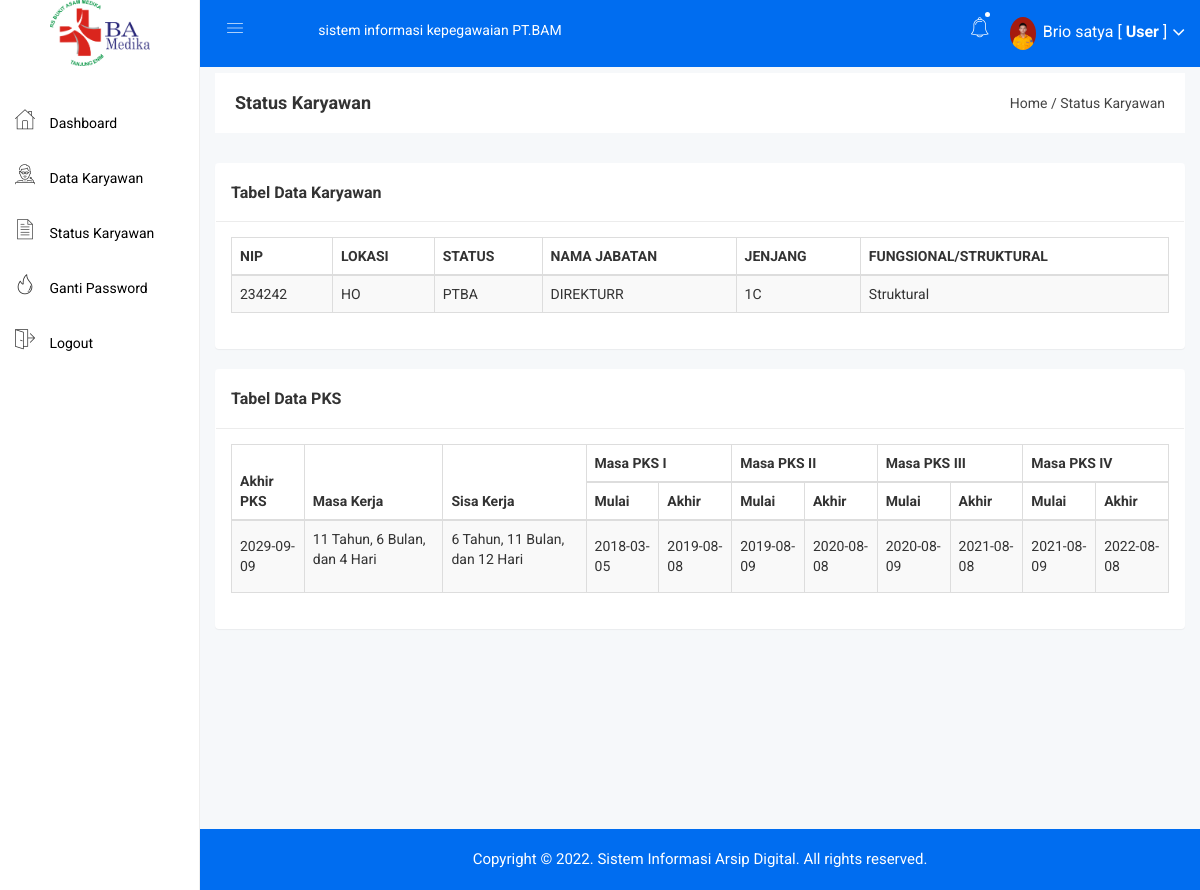
The page /user/keuangan.php (signed in) on the database as committed earlier.
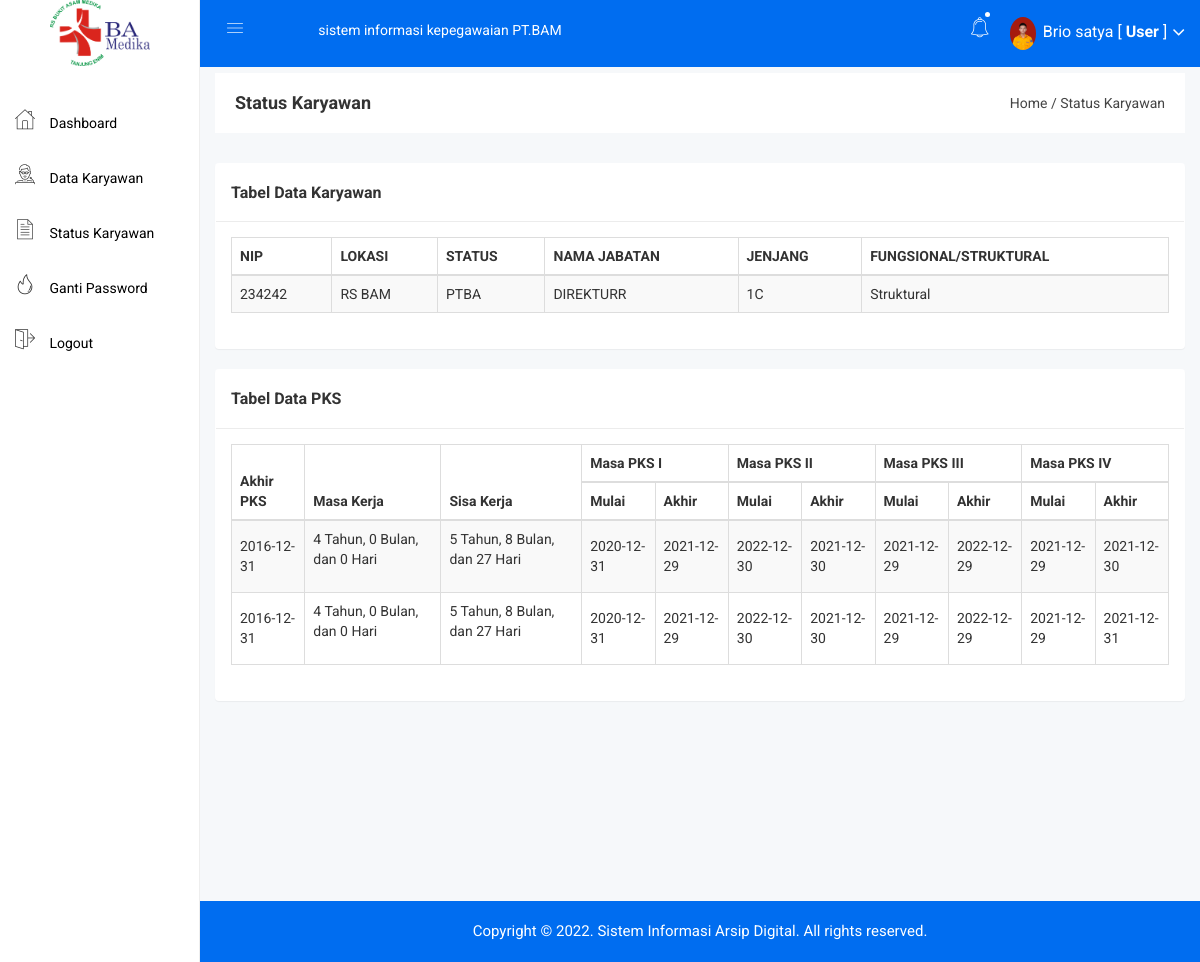
The same page on the database as committed later.
### tables this page shows
CREATE TABLE `diri` (
  `id` int(11) NOT NULL,
  `username` varchar(50) NOT NULL,
  `password` varchar(50) NOT NULL,
  `nama` varchar(100) NOT NULL,
  `tempat_lahir` varchar(50) NOT NULL,
  `tanggal_lahir` date NOT NULL,
  `goldar` varchar(5) NOT NULL,
  `nik` varchar(20) NOT NULL,
  `status_kawin` varchar(40) NOT NULL,
  `alamat` varchar(100) NOT NULL,
  `email` varchar(50) NOT NULL,
  `npwp` varchar(40) NOT NULL,
  `nip` varchar(40) NOT NULL,
  `telpon1` varchar(14) NOT NULL,
  `telpon2` varchar(14) NOT NULL,
  `bpjs` varchar(40) NOT NULL,
  `serata` varchar(40) NOT NULL,
  `jurusan` varchar(50) NOT NULL,
  `univ` varchar(60) NOT NULL,
  `id_lokasi` int(11) NOT NULL,
  `id_status` int(11) NOT NULL,
  `id_jabatan` varchar(25) NOT NULL,
  `id_jj` int(11) NOT NULL,
  `nakes` varchar(30) NOT NULL,
  `jenis_jabatan` varchar(30) NOT NULL,
  `foto` varchar(100) NOT NULL,
  `status` int(11) NOT NULL
);

CREATE TABLE `lokasi` (
  `id` int(11) NOT NULL,
  `Nama_Lokasi` varchar(100) NOT NULL
);

CREATE TABLE `status` (
  `id` int(11) NOT NULL,
  `status` varchar(100) NOT NULL
);

CREATE TABLE `jabatan` (
  `Kode_Jabatan` varchar(25) NOT NULL,
  `Nama_Jabatan` varchar(50) NOT NULL
);

CREATE TABLE `jenjang` (
  `id` int(11) NOT NULL,
  `jenjang` varchar(25) NOT NULL
);

CREATE TABLE `pks` (
  `id` int(11) NOT NULL,
  `id_diri` int(11) NOT NULL,
  `mulai1` date NOT NULL,
  `mulai2` date NOT NULL,
  `mulai3` date NOT NULL,
  `mulai4` date NOT NULL,
  `akhir1` date NOT NULL,
  `akhir2` date NOT NULL,
  `akhir3` date NOT NULL,
  `akhir4` date NOT NULL,
  `akhir_pks` date NOT NULL
);

### user/keuangan.php (the view, shortened to what the changed rows need)
<?php include 'header.php'; ?>
<div class="container-fluid">
    <div class="panel panel">
        <div class="panel-body">
            <table id="table" class="table table-bordered table-striped table-hover ">
                <thead>
                    <tr>
                        <th>NIP</th>
                        <th>LOKASI</th>
                        <th>STATUS</th>
                        <th>NAMA JABATAN</th>
                        <th>JENJANG</th>
                        <th>FUNGSIONAL/STRUKTURAL</th>
                    </tr>
                </thead>
                <tbody>
                    <?php
                     $id = $_SESSION['id'];
                    $kategori = mysqli_query($koneksi,"SELECT
                    nip,
                    Nama_Lokasi,
                    jabatan.Nama_Jabatan,
                    jenjang.jenjang,
                    status.status,
                    jenis_jabatan
                    FROM diri,status,jabatan,jenjang,lokasi
                    where diri.id='$id'
                    AND diri.id_jabatan=jabatan.Kode_Jabatan
                    AND diri.id_lokasi=lokasi.id
                    AND diri.id_jj=jenjang.id
                    AND diri.id_status=status.id");
                    while($p = mysqli_fetch_array($kategori)){
                        ?>
                        <tr>
                            <td><?php echo $p['nip'] ?></td>
                            <td><?php echo $p['Nama_Lokasi'] ?></td>
                            <td><?php echo $p['status'] ?></td>
                            <td><?php echo $p['Nama_Jabatan'] ?></td>
                            <td><?php echo $p['jenjang'] ?></td>
                            <td><?php echo $p['jenis_jabatan'] ?></td>
                        </tr>
                        <?php
                    }
                    ?>
                </tbody>
            </table>
        </div>
    </div>
</div>
<div class="container-fluid">
    <div class="panel panel">
        <div class="panel-body">
            <table id="table" class="table table-bordered table-striped table-hover">
                <thead>
                    <tr>
                      <th rowspan="2">Akhir PKS</th>
                      <th rowspan="2">Masa Kerja</th>
                      <th rowspan="2">Sisa Kerja</th>
                        <th colspan="2">Masa PKS I</th>
                        <th colspan="2">Masa PKS II</th>
                        <th colspan="2">Masa PKS III</th>
                        <th colspan="2">Masa PKS IV</th>
                    </tr>
                    <tr>
                        <th >Mulai</th>
                        <th>Akhir</th>
                        <th >Mulai</th>
                        <th>Akhir</th>
                        <th >Mulai</th>
                        <th>Akhir</th>
                        <th >Mulai</th>
                        <th>Akhir</th>
                    </tr>
                </thead>
                <tbody>
                    <?php
                    $id = $_SESSION['id'];
                $kategori = mysqli_query($koneksi,"select * from pks where id_diri='$id'");
                    while($p = mysqli_fetch_array($kategori)){
                        ?>
                        <tr>
                          <td><?php echo $p['akhir_pks']?></td>
                          <td>
                          <?php
                          $lahir    =new DateTime($p['mulai1']);
                          $akhir    =new DateTime($p['akhir_pks']);
                          $masa = $akhir->diff($lahir);
                          echo $masa->y; echo " Tahun, "; echo $masa->m; echo " Bulan, dan "; echo $masa->d; echo " Hari";?></p>
                          </td>
                          <td>
                          <?php
                          $akhir    =new DateTime($p['akhir_pks']);
                           $today        =new DateTime();
                          $masa = $today->diff($akhir);
                          echo $masa->y; echo " Tahun, "; echo $masa->m; echo " Bulan, dan "; echo $masa->d; echo " Hari";?></p>
                          </td>
                            <td><?php echo $p['mulai1'] ?></td>
                            <td><?php echo $p['akhir1'] ?></td>
                            <td><?php echo $p['mulai2'] ?></td>
                            <td><?php echo $p['akhir2'] ?></td>
                            <td><?php echo $p['mulai3'] ?></td>
                            <td><?php echo $p['akhir3'] ?></td>
                            <td><?php echo $p['mulai4'] ?></td>
                            <td><?php echo $p['akhir4'] ?></td>
                        </tr>
                        <?php
                    }
                    ?>
                </tbody>
            </table>
        </div>
    </div>
</div>
<?php include 'footer.php'; ?>

### user/header.php (shortened to what the changed rows need)
        <!doctype html>
<html>
<head>
    <link rel="stylesheet" href="../assets/css/bootstrap.min.css">
    <link rel="stylesheet" href="../assets/css/font-awesome.min.css">
    <link rel="stylesheet" href="../assets/css/owl.carousel.css">
    <link rel="stylesheet" href="../assets/css/owl.theme.css">
    <link rel="stylesheet" href="../assets/css/owl.transitions.css">
    <link rel="stylesheet" href="../assets/css/animate.css">
    <link rel="stylesheet" href="../assets/css/normalize.css">
    <link rel="stylesheet" href="../assets/css/meanmenu.min.css">
    <link rel="stylesheet" href="../assets/css/main.css">
    <link rel="stylesheet" href="../assets/css/educate-custon-icon.css">
    <link rel="stylesheet" href="../assets/css/morrisjs/morris.css">
    <link rel="stylesheet" href="../assets/css/scrollbar/jquery.mCustomScrollbar.min.css">
    <link rel="stylesheet" href="../assets/css/metisMenu/metisMenu.min.css">
    <link rel="stylesheet" href="../assets/css/metisMenu/metisMenu-vertical.css">
    <link rel="stylesheet" href="../assets/css/calendar/fullcalendar.min.css">
    <link rel="stylesheet" href="../assets/css/calendar/fullcalendar.print.min.css">
    <link rel="stylesheet" href="../assets/style.css">
    <link rel="stylesheet" href="../assets/css/responsive.css">
    <link rel="stylesheet" href="../assets/css/style.css">
    <link rel="stylesheet" type="text/css" href="../assets/js/DataTables/datatables.css">
    <?php
    include '../koneksi.php';
    ?>
</head>
<body>
    <div class="all-content-wrapper">
        <div class="header-advance-area">
            <div class="header-top-area">
                <div class="container-fluid">
                    <div class="row">
                        <div class="col-lg-12 col-md-12 col-sm-12 col-xs-12">
                            <div class="header-top-wraper">
                                <div class="row">
                                <div class="col-lg-5 col-md-5 col-sm-12 col-xs-12">
                                    <div class="header-right-info">
                                        <ul class="nav navbar-nav main-top-nav header-right-menu">
                                            <li class="nav-item">
                                                <a href="#" data-toggle="dropdown" role="button" aria-expanded="false" class="nav-link dropdown-toggle">
                                                    <?php
                                                    $id_user = $_SESSION['id'];
                                                    $profil = mysqli_query($koneksi,"select * from diri where id='$id_user'");
                                                    $profil = mysqli_fetch_assoc($profil);
                                                    if($profil['foto'] == ""){
                                                        ?>
                                                        <img src="../gambar/sistem/user.png">
                                                        <?php
                                                    }else{
                                                        ?>
                                                        <img src="../gambar/user/<?php echo $profil['foto'] ?>">
                                                        <?php
                                                    }
                                                    ?>
                                                    <span class="admin-name"><?php echo $_SESSION['nama']; ?> [ <b>User</b> ]</span>
                                                    <i class="fa fa-angle-down edu-icon edu-down-arrow"></i>
                                                </a>
                                            </li>
                                        </ul>
                                    </div>
                                </div>
                            </div>
                        </div>
                    </div>
                </div>
            </div>
        </div>
    </div>

Rows that differ between the two databases and show on the page:
changed diri "Struktural": id_lokasi.Nama_Lokasi "HO" → "RS BAM"
changed pks (number 1 of 2 on the later page): akhir_pks "2029-09-09" → "2016-12-31"; akhir_pks+mulai1 "11" → "4"; akhir_pks+mulai1 "6" → "0"; akhir_pks+mulai1 "4" → "0"; akhir_pks "6" → "5"; akhir_pks "11" → "8"; akhir_pks "12" → "27"; mulai1 "2018-03-05" → "2020-12-31"; akhir1 "2019-08-08" → "2021-12-29"; mulai2 "2019-08-09" → "2022-12-30"; akhir2 "2020-08-08" → "2021-12-30"; mulai3 "2020-08-09" → "2021-12-29"; akhir3 "2021-08-08" → "2022-12-29"; mulai4 "2021-08-09" → "2021-12-29"; akhir4 "2022-08-08" → "2021-12-30"
added pks: akhir_pks "2016-12-31", akhir_pks+mulai1 "4", akhir_pks+mulai1 "0", akhir_pks "5", akhir_pks "8", akhir_pks "27", mulai1 "2020-12-31", akhir1 "2021-12-29", mulai2 "2022-12-30", akhir2 "2021-12-30", mulai3 "2021-12-29", akhir3 "2022-12-29", mulai4 "2021-12-29", akhir4 "2021-12-31"
